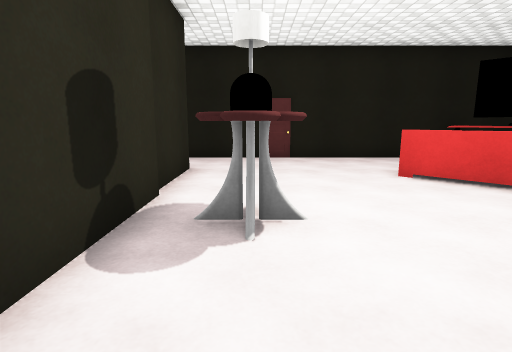
view 1 (above)

16 first-person views from a walk through a 3-D level made in the Unity game engine. The camera is 1.2 m above the floor, tilts 10° down and sees 80° across. The floor is counted in squares, 1 m on a side. Each view is taken from the middle of a square. On the plan, view 1 faces up. The plan holds only what a view shows up to about 13 squares ahead; the rest is blank. The place goes on beyond the plan. The player character is not drawn. Surface patterns are stand-ins for the level's own textures.

view 2
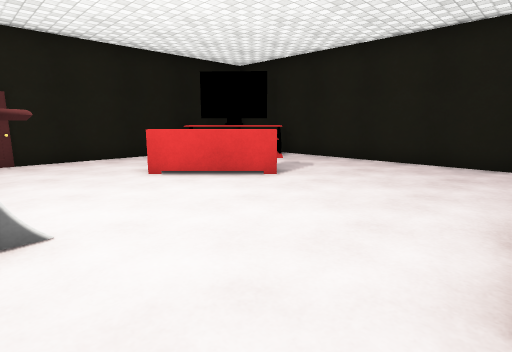

view 3
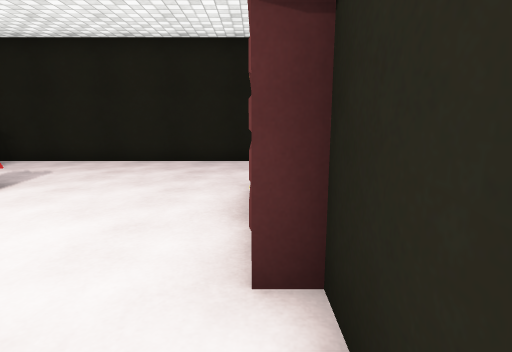

view 4
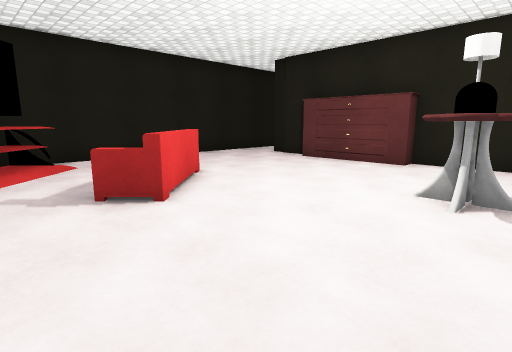

view 5
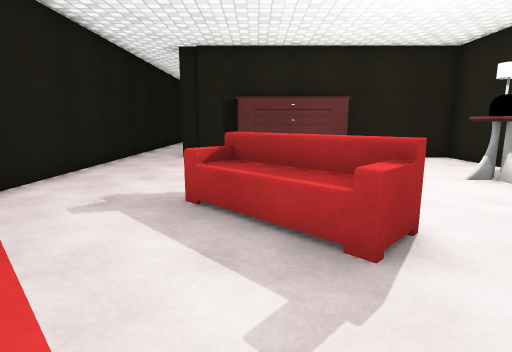

view 6
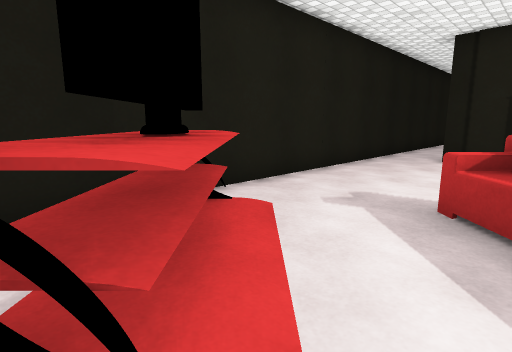

view 7
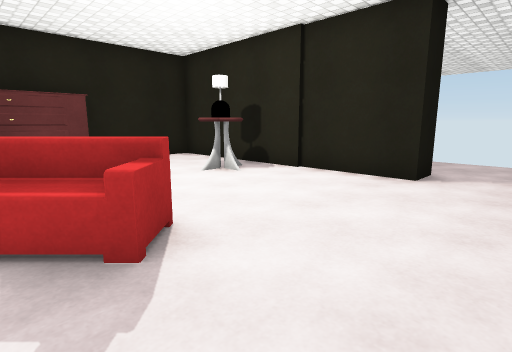

view 8
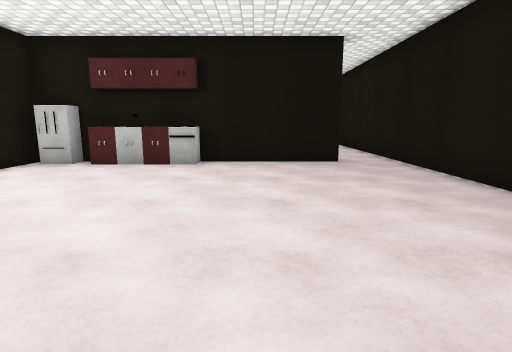

view 9
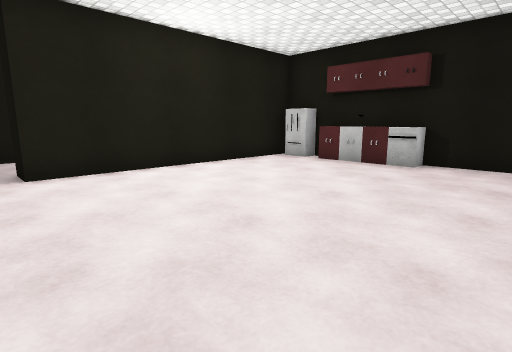

view 10
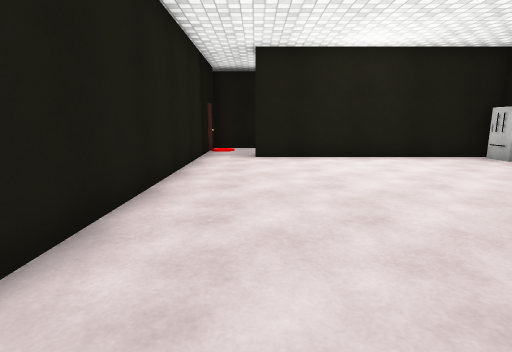

view 11
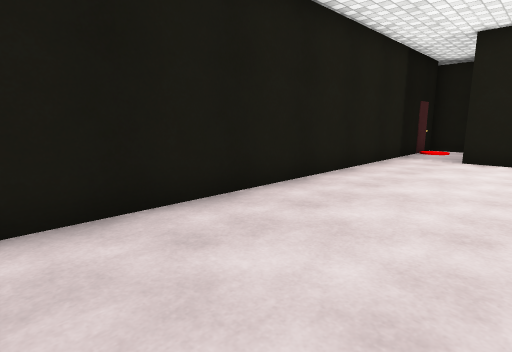

view 12
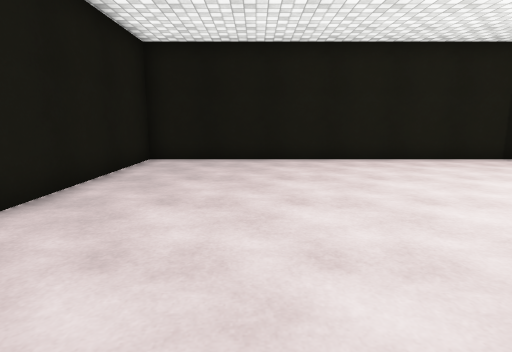

view 13
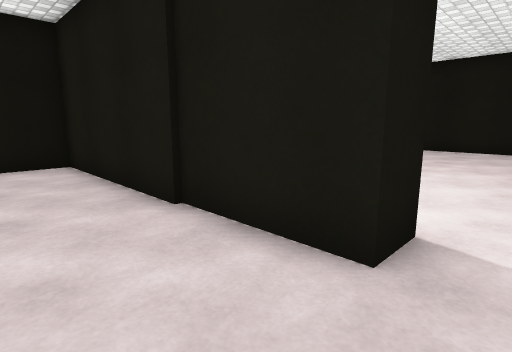

view 14
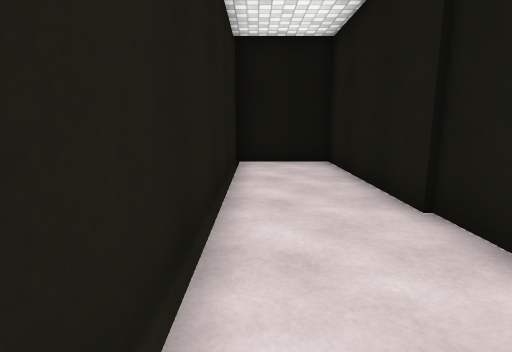

view 15
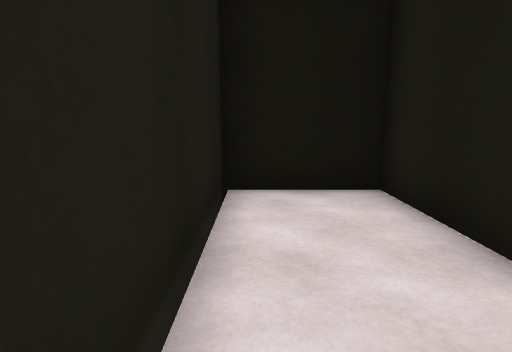

view 16
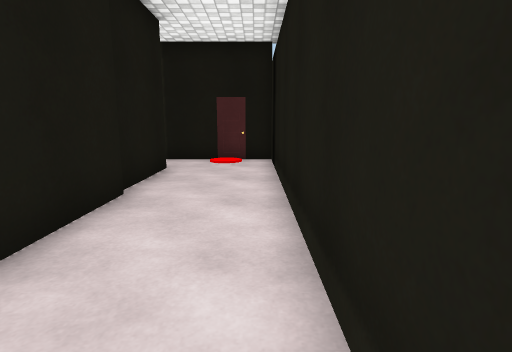

### Floor plan
Ten units are one square. View 1 is at (0, 0); x grows to the right and y downward. Boxes are objects, and circles mark ways between rooms. Rooms are numbered by the first view taken in them; rooms with no view inside come last. Other rooms are left out.
<svg viewBox="-61 -110 161 235">
<path fill="none" stroke="#000" d="M58 -95 65 -101M55 5 76 5M-16 -80 -16 5 21 5M88 -105 -14 -105M95 6 95 -98M76 16 29 16M-16 16 -16 100M-14 120 95 120 95 6M-16 100 -28 100 -28 16 -56 16 -56 120 -14 120"/>
<rect x="-5" y="-45" width="10" height="20" fill="#bbb"><title>lamp</title></rect>
<rect x="15" y="-5" width="40" height="10" fill="#bbb"><title>dresser</title></rect>
<rect x="25" y="-75" width="40" height="30" fill="#bbb"><title>sofa</title></rect>
<rect x="65" y="-95" width="20" height="20" fill="#bbb"><title>other object</title></rect>
<rect x="-15" y="15" width="10" height="10" fill="#bbb"><title>fridge</title></rect>
<rect x="-5" y="15" width="10" height="10" fill="#bbb"><title>counter</title></rect>
<rect x="5" y="15" width="10" height="10" fill="#bbb"><title>sink</title></rect>
<rect x="15" y="15" width="10" height="10" fill="#bbb"><title>counter</title></rect>
<rect x="-45" y="105" width="10" height="10" fill="#bbb"><title>red disc</title></rect>
<circle cx="85" cy="10" r="3" fill="#2a7"/>
<circle cx="-20" cy="110" r="3" fill="#2a7"/>
<text x="40" y="-50">1</text>
<text x="40" y="60">2</text>
<text x="-40" y="70">3</text>
</svg>
Room 1 opens to room 2. Room 2 opens to room 3.

Where each view was taken, in squares from view 1:
view 1: 0 up, 0 right, facing up
view 2: 0 up, 0 right, facing up-right
view 3: 0 up, 0 right, facing right
view 4: 9 up, 1 left, facing down-right
view 5: 10 up, 5 right, facing down
view 6: 10 up, 5 right, facing down-right
view 7: 10 up, 5 right, facing down-left
view 8: 11 down, 5 right, facing up
view 9: 11 down, 6 right, facing up-left
view 10: 10 down, 9 right, facing left
view 11: 8 down, 9 right, facing down-left
view 12: 2 down, 6 right, facing down
view 13: 11 down, 5 left, facing up-right
view 14: 11 down, 5 left, facing up
view 15: 7 down, 5 left, facing up
view 16: 2 down, 5 left, facing down
